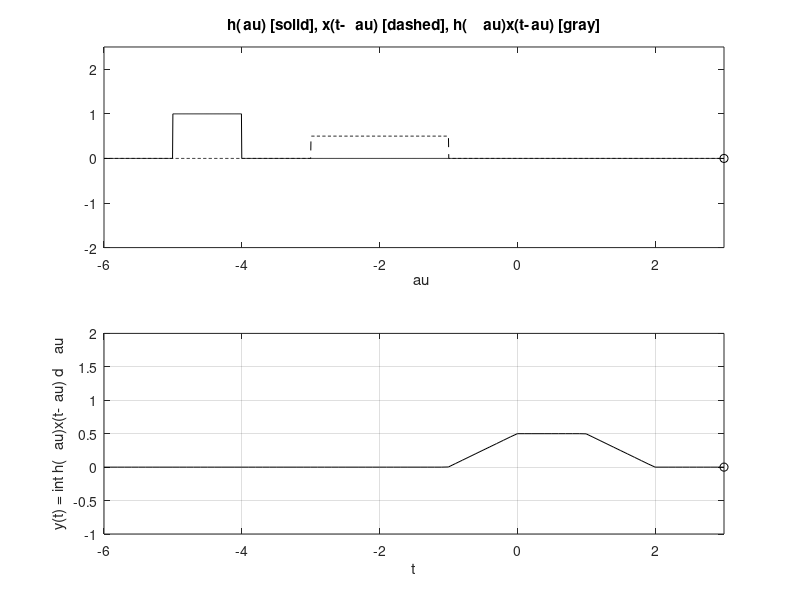

The MATLAB script that drew this image:
% CH2MP4.m : Chapter 2, MATLAB Program 4
% Script M-file graphically demonstrates the convolution process.figure(1) 
% Create figure window and make visible on screen
%B.3 b)
figure(1)
u = @(t) 1.0*(t>=0);
A= 0.5;
B = 1;
x = @(t) A*(u(t-4)-u(t-6));
h = @(t) B*(u(t+5)-u(t+4));
dtau = 0.005;
tau = -6:dtau:3;
ti = 0; 
tvec = -6:.1:3;
y = NaN*zeros(1,length(tvec));
% Pre-allocate memory
for t = tvec
    ti = ti+1; % Time index
    xh = x(t-tau).*h(tau); 
    lxh = length(xh);
    y(ti) = sum(xh.*dtau); 
    % Trapezoidal approximation of convolution integral
    subplot(2,1,1),plot(tau,h(tau),"k-",tau,x(t-tau),"k--",t,0,"ok");
    axis([tau(1) tau(end) -2.0 2.5]);
    patch([tau(1:end-1);tau(1:end-1);tau(2:end);tau(2:end)],...
        [zeros(1,lxh-1);xh(1:end-1);xh(2:end);zeros(1,lxh-1)],...
        [.8 .8 .8],"edgecolor","none");
    xlabel("\tau"); title("h(\tau) [solid], x(t-\tau) [dashed], h(\tau)x(t-\tau) [gray]");
    c = get(gca,'children'); set(gca,'children',[c(2);c(3);c(4);c(1)]);
    subplot(2,1,2),plot(tvec,y,"k",tvec(ti),y(ti),"ok");
    xlabel("t"); ylabel("y(t) = \int h(\tau)x(t-\tau) d\tau");
    axis([tau(1) tau(end) -1.0 2.0]);
    grid;
    drawnow;
end